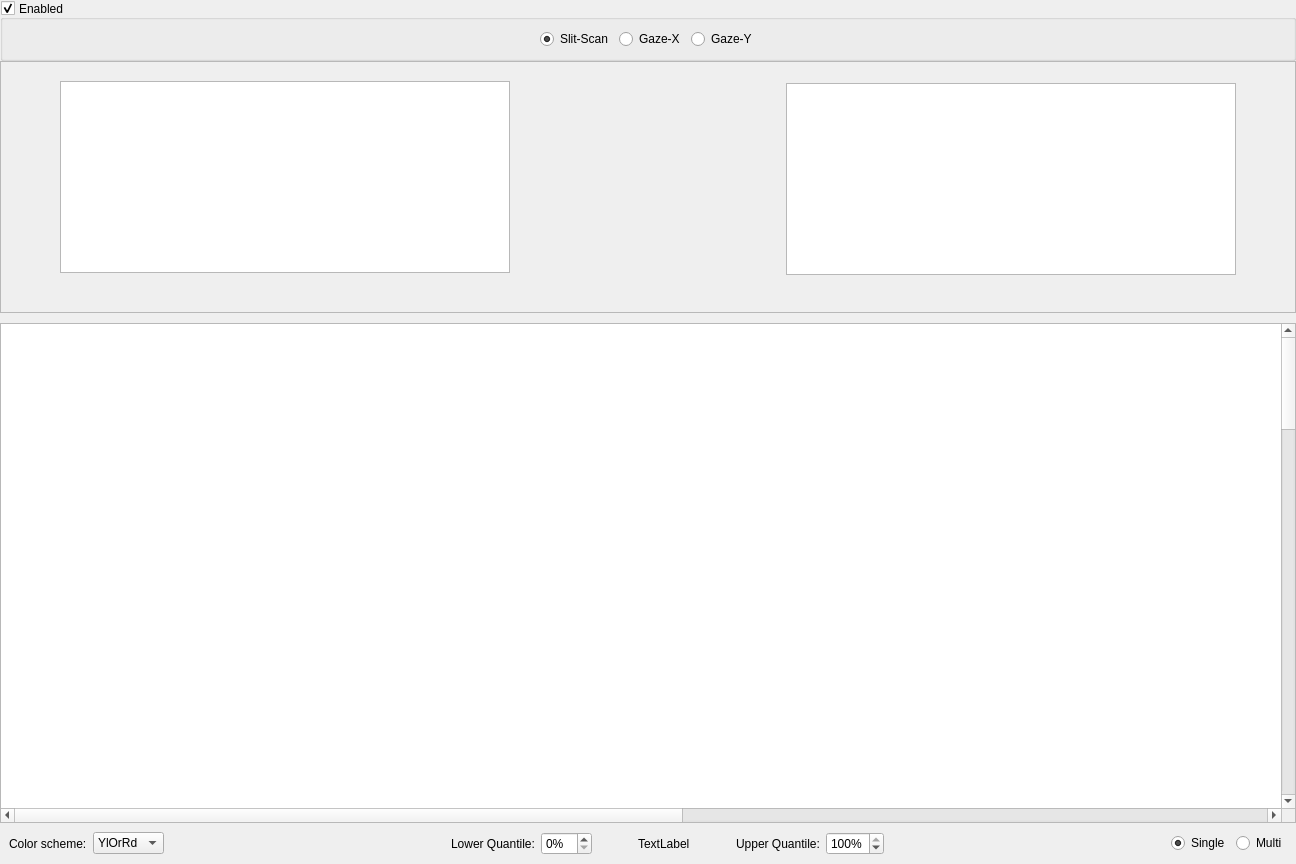
        <widget class="QWidget" name="matrixTab">
         <property name="sizePolicy">
          <sizepolicy hsizetype="Expanding" vsizetype="Expanding">
           <horstretch>0</horstretch>
           <verstretch>0</verstretch>
          </sizepolicy>
         </property>
         <attribute name="title">
          <string>Detail-View</string>
         </attribute>
         <layout class="QVBoxLayout" name="horizontalLayout">
          <property name="spacing">
           <number>0</number>
          </property>
          <property name="leftMargin">
           <number>0</number>
          </property>
          <property name="topMargin">
           <number>0</number>
          </property>
          <property name="rightMargin">
           <number>0</number>
          </property>
          <property name="bottomMargin">
           <number>0</number>
          </property>
          <item>
           <widget class="QGroupBox" name="groupBox">
            <property name="sizePolicy">
             <sizepolicy hsizetype="Preferred" vsizetype="Minimum">
              <horstretch>0</horstretch>
              <verstretch>0</verstretch>
             </sizepolicy>
            </property>
            <property name="maximumSize">
             <size>
              <width>16777215</width>
              <height>16777215</height>
             </size>
            </property>
            <property name="title">
             <string>Enabled</string>
            </property>
            <property name="alignment">
             <set>Qt::AlignLeading|Qt::AlignLeft|Qt::AlignVCenter</set>
            </property>
            <property name="flat">
             <bool>false</bool>
            </property>
            <property name="checkable">
             <bool>true</bool>
            </property>
            <layout class="QHBoxLayout" name="horizontalLayout_6">
             <item>
              <spacer name="horizontalSpacer_7">
               <property name="orientation">
                <enum>Qt::Horizontal</enum>
               </property>
               <property name="sizeHint" stdset="0">
                <size>
                 <width>40</width>
                 <height>10</height>
                </size>
               </property>
              </spacer>
             </item>
             <item>
              <widget class="QRadioButton" name="radioSlit">
               <property name="maximumSize">
                <size>
                 <width>120</width>
                 <height>16777215</height>
                </size>
               </property>
               <property name="text">
                <string>Slit-Scan</string>
               </property>
               <property name="checked">
                <bool>true</bool>
               </property>
              </widget>
             </item>
             <item>
              <widget class="QRadioButton" name="radioGazeX">
               <property name="maximumSize">
                <size>
                 <width>120</width>
                 <height>16777215</height>
                </size>
               </property>
               <property name="text">
                <string>Gaze-X</string>
               </property>
              </widget>
             </item>
             <item>
              <widget class="QRadioButton" name="radioGazeY">
               <property name="maximumSize">
                <size>
                 <width>120</width>
                 <height>16777215</height>
                </size>
               </property>
               <property name="text">
                <string>Gaze-Y</string>
               </property>
              </widget>
             </item>
             <item>
              <spacer name="horizontalSpacer_8">
               <property name="orientation">
                <enum>Qt::Horizontal</enum>
               </property>
               <property name="sizeHint" stdset="0">
                <size>
                 <width>40</width>
                 <height>10</height>
                </size>
               </property>
              </spacer>
             </item>
            </layout>
           </widget>
          </item>
          <item>
           <widget class="QFrame" name="header">
            <property name="sizePolicy">
             <sizepolicy hsizetype="Preferred" vsizetype="Minimum">
              <horstretch>0</horstretch>
              <verstretch>0</verstretch>
             </sizepolicy>
            </property>
            <property name="frameShape">
             <enum>QFrame::StyledPanel</enum>
            </property>
            <layout class="QGridLayout" name="gridLayout_3">
             <property name="spacing">
              <number>5</number>
             </property>
             <item row="1" column="0" rowspan="4">
              <spacer name="horizontalSpacer_5">
               <property name="orientation">
                <enum>Qt::Horizontal</enum>
               </property>
               <property name="sizeType">
                <enum>QSizePolicy::Fixed</enum>
               </property>
               <property name="sizeHint" stdset="0">
                <size>
                 <width>50</width>
                 <height>20</height>
                </size>
               </property>
              </spacer>
             </item>
             <item row="1" column="4" rowspan="4">
              <spacer name="horizontalSpacer_6">
               <property name="orientation">
                <enum>Qt::Horizontal</enum>
               </property>
               <property name="sizeType">
                <enum>QSizePolicy::Fixed</enum>
               </property>
               <property name="sizeHint" stdset="0">
                <size>
                 <width>50</width>
                 <height>20</height>
                </size>
               </property>
              </spacer>
             </item>
             <item row="5" column="1">
              <widget class="QLabel" name="leftParticipant">
               <property name="font">
                <font>
                 <pointsize>13</pointsize>
                </font>
               </property>
               <property name="text">
                <string/>
               </property>
               <property name="alignment">
                <set>Qt::AlignCenter</set>
               </property>
              </widget>
             </item>
             <item row="5" column="3">
              <widget class="QLabel" name="rightParticipant">
               <property name="font">
                <font>
                 <pointsize>13</pointsize>
                </font>
               </property>
               <property name="text">
                <string/>
               </property>
               <property name="alignment">
                <set>Qt::AlignCenter</set>
               </property>
              </widget>
             </item>
             <item row="3" column="1">
              <widget class="QGraphicsView" name="leftP">
               <property name="enabled">
                <bool>true</bool>
               </property>
               <property name="sizePolicy">
                <sizepolicy hsizetype="Fixed" vsizetype="Fixed">
                 <horstretch>0</horstretch>
                 <verstretch>0</verstretch>
                </sizepolicy>
               </property>
               <property name="minimumSize">
                <size>
                 <width>450</width>
                 <height>170</height>
                </size>
               </property>
               <property name="verticalScrollBarPolicy">
                <enum>Qt::ScrollBarAlwaysOff</enum>
               </property>
               <property name="horizontalScrollBarPolicy">
                <enum>Qt::ScrollBarAlwaysOff</enum>
               </property>
               <property name="sceneRect">
                <rectf>
                 <x>0.000000000000000</x>
                 <y>0.000000000000000</y>
                 <width>450.000000000000000</width>
                 <height>170.000000000000000</height>
                </rectf>
               </property>
               <property name="renderHints">
                <set>QPainter::Antialiasing|QPainter::TextAntialiasing</set>
               </property>
              </widget>
             </item>
             <item row="3" column="2">
              <widget class="QFrame" name="frame_2">
               <property name="sizePolicy">
                <sizepolicy hsizetype="Minimum" vsizetype="Minimum">
                 <horstretch>0</horstretch>
                 <verstretch>0</verstretch>
                </sizepolicy>
               </property>
               <property name="frameShape">
                <enum>QFrame::NoFrame</enum>
               </property>
               <property name="frameShadow">
                <enum>QFrame::Plain</enum>
               </property>
               <layout class="QHBoxLayout" name="horizontalLayout_7">
                <item>
                 <spacer name="horizontalSpacer_10">
                  <property name="orientation">
                   <enum>Qt::Horizontal</enum>
                  </property>
                  <property name="sizeHint" stdset="0">
                   <size>
                    <width>40</width>
                    <height>10</height>
                   </size>
                  </property>
                 </spacer>
                </item>
                <item>
                 <widget class="QFrame" name="frame_3">
                  <property name="sizePolicy">
                   <sizepolicy hsizetype="Preferred" vsizetype="Minimum">
                    <horstretch>0</horstretch>
                    <verstretch>0</verstretch>
                   </sizepolicy>
                  </property>
                  <property name="frameShape">
                   <enum>QFrame::NoFrame</enum>
                  </property>
                  <property name="frameShadow">
                   <enum>QFrame::Plain</enum>
                  </property>
                  <layout class="QVBoxLayout" name="verticalLayout_2">
                   <property name="spacing">
                    <number>9</number>
                   </property>
                   <item>
                    <widget class="QLabel" name="matrixMethod">
                     <property name="sizePolicy">
                      <sizepolicy hsizetype="Minimum" vsizetype="Minimum">
                       <horstretch>0</horstretch>
                       <verstretch>0</verstretch>
                      </sizepolicy>
                     </property>
                     <property name="minimumSize">
                      <size>
                       <width>150</width>
                       <height>0</height>
                      </size>
                     </property>
                     <property name="maximumSize">
                      <size>
                       <width>16777215</width>
                       <height>16777215</height>
                      </size>
                     </property>
                     <property name="font">
                      <font>
                       <pointsize>14</pointsize>
                       <weight>75</weight>
                       <bold>true</bold>
                      </font>
                     </property>
                     <property name="text">
                      <string/>
                     </property>
                     <property name="scaledContents">
                      <bool>false</bool>
                     </property>
                     <property name="alignment">
                      <set>Qt::AlignCenter</set>
                     </property>
                     <property name="wordWrap">
                      <bool>true</bool>
                     </property>
                    </widget>
                   </item>
                   <item>
                    <widget class="QLabel" name="matrixValue">
                     <property name="sizePolicy">
                      <sizepolicy hsizetype="Minimum" vsizetype="Minimum">
                       <horstretch>0</horstretch>
                       <verstretch>0</verstretch>
                      </sizepolicy>
                     </property>
                     <property name="minimumSize">
                      <size>
                       <width>150</width>
                       <height>0</height>
                      </size>
                     </property>
                     <property name="autoFillBackground">
                      <bool>false</bool>
                     </property>
                     <property name="text">
                      <string/>
                     </property>
                     <property name="alignment">
                      <set>Qt::AlignCenter</set>
                     </property>
                    </widget>
                   </item>
                   <item>
                    <spacer name="verticalSpacer">
                     <property name="orientation">
                      <enum>Qt::Vertical</enum>
                     </property>
                     <property name="sizeType">
                      <enum>QSizePolicy::MinimumExpanding</enum>
                     </property>
                     <property name="sizeHint" stdset="0">
                      <size>
                       <width>20</width>
                       <height>40</height>
                      </size>
                     </property>
                    </spacer>
                   </item>
                  </layout>
                 </widget>
                </item>
                <item>
                 <spacer name="horizontalSpacer_11">
                  <property name="orientation">
                   <enum>Qt::Horizontal</enum>
                  </property>
                  <property name="sizeHint" stdset="0">
                   <size>
                    <width>40</width>
                    <height>10</height>
                   </size>
                  </property>
                 </spacer>
                </item>
               </layout>
              </widget>
             </item>
             <item row="3" column="3" rowspan="2">
              <widget class="QGraphicsView" name="rightP">
               <property name="sizePolicy">
                <sizepolicy hsizetype="Fixed" vsizetype="Fixed">
                 <horstretch>0</horstretch>
                 <verstretch>0</verstretch>
                </sizepolicy>
               </property>
               <property name="minimumSize">
                <size>
                 <width>450</width>
                 <height>170</height>
                </size>
               </property>
               <property name="verticalScrollBarPolicy">
                <enum>Qt::ScrollBarAlwaysOff</enum>
               </property>
               <property name="horizontalScrollBarPolicy">
                <enum>Qt::ScrollBarAlwaysOff</enum>
               </property>
               <property name="sceneRect">
                <rectf>
                 <x>0.000000000000000</x>
                 <y>0.000000000000000</y>
                 <width>450.000000000000000</width>
                 <height>170.000000000000000</height>
                </rectf>
               </property>
              </widget>
             </item>
            </layout>
           </widget>
          </item>
          <item>
           <spacer name="verticalSpacer_3">
            <property name="orientation">
             <enum>Qt::Vertical</enum>
            </property>
            <property name="sizeType">
             <enum>QSizePolicy::Fixed</enum>
            </property>
            <property name="sizeHint" stdset="0">
             <size>
              <width>20</width>
              <height>10</height>
             </size>
            </property>
           </spacer>
          </item>
          <item>
           <widget class="SimilarityMatrixView" name="matrixView">
            <property name="sizePolicy">
             <sizepolicy hsizetype="Expanding" vsizetype="Expanding">
              <horstretch>0</horstretch>
              <verstretch>0</verstretch>
             </sizepolicy>
            </property>
            <property name="minimumSize">
             <size>
              <width>0</width>
              <height>500</height>
             </size>
            </property>
            <property name="maximumSize">
             <size>
              <width>16777215</width>
              <height>16777215</height>
             </size>
            </property>
            <property name="sizeIncrement">
             <size>
              <width>0</width>
              <height>0</height>
             </size>
            </property>
            <property name="baseSize">
             <size>
              <width>780</width>
              <height>780</height>
             </size>
            </property>
            <property name="font">
             <font>
              <pointsize>8</pointsize>
             </font>
            </property>
            <property name="frameShape">
             <enum>QFrame::StyledPanel</enum>
            </property>
            <property name="sceneRect">
             <rectf>
              <x>0.000000000000000</x>
              <y>0.000000000000000</y>
              <width>2400.000000000000000</width>
              <height>2400.000000000000000</height>
             </rectf>
            </property>
           </widget>
          </item>
          <item>
           <widget class="QFrame" name="frame_4">
            <property name="sizePolicy">
             <sizepolicy hsizetype="Preferred" vsizetype="Minimum">
              <horstretch>0</horstretch>
              <verstretch>0</verstretch>
             </sizepolicy>
            </property>
            <property name="minimumSize">
             <size>
              <width>0</width>
              <height>0</height>
             </size>
            </property>
            <property name="frameShape">
             <enum>QFrame::NoFrame</enum>
            </property>
            <property name="frameShadow">
             <enum>QFrame::Plain</enum>
            </property>
            <property name="lineWidth">
             <number>1</number>
            </property>
            <layout class="QHBoxLayout" name="horizontalLayout_8">
             <item>
              <widget class="QLabel" name="label_3">
               <property name="text">
                <string>Color scheme:</string>
               </property>
              </widget>
             </item>
             <item>
              <widget class="QComboBox" name="comboBaseColor">
               <item>
                <property name="text">
                 <string>YlOrRd</string>
                </property>
               </item>
               <item>
                <property name="text">
                 <string>YlGnBu</string>
                </property>
               </item>
               <item>
                <property name="text">
                 <string>BuGn</string>
                </property>
               </item>
              </widget>
             </item>
             <item>
              <spacer name="horizontalSpacer_13">
               <property name="orientation">
                <enum>Qt::Horizontal</enum>
               </property>
               <property name="sizeHint" stdset="0">
                <size>
                 <width>40</width>
                 <height>20</height>
                </size>
               </property>
              </spacer>
             </item>
             <item>
              <widget class="QLabel" name="label">
               <property name="text">
                <string>Lower Quantile:</string>
               </property>
              </widget>
             </item>
             <item>
              <widget class="QSpinBox" name="spinLowerQuantile">
               <property name="minimumSize">
                <size>
                 <width>50</width>
                 <height>0</height>
                </size>
               </property>
               <property name="buttonSymbols">
                <enum>QAbstractSpinBox::UpDownArrows</enum>
               </property>
               <property name="accelerated">
                <bool>true</bool>
               </property>
               <property name="showGroupSeparator" stdset="0">
                <bool>false</bool>
               </property>
               <property name="suffix">
                <string>%</string>
               </property>
              </widget>
             </item>
             <item>
              <spacer name="horizontalSpacer_14">
               <property name="orientation">
                <enum>Qt::Horizontal</enum>
               </property>
               <property name="sizeType">
                <enum>QSizePolicy::Fixed</enum>
               </property>
               <property name="sizeHint" stdset="0">
                <size>
                 <width>40</width>
                 <height>20</height>
                </size>
               </property>
              </spacer>
             </item>
             <item>
              <widget class="QLabel" name="colorSchemeLabel">
               <property name="maximumSize">
                <size>
                 <width>100</width>
                 <height>16777215</height>
                </size>
               </property>
               <property name="toolTip">
                <string>From Low similarity to High similarity</string>
               </property>
               <property name="text">
                <string>TextLabel</string>
               </property>
              </widget>
             </item>
             <item>
              <spacer name="horizontalSpacer_15">
               <property name="orientation">
                <enum>Qt::Horizontal</enum>
               </property>
               <property name="sizeType">
                <enum>QSizePolicy::Fixed</enum>
               </property>
               <property name="sizeHint" stdset="0">
                <size>
                 <width>40</width>
                 <height>20</height>
                </size>
               </property>
              </spacer>
             </item>
             <item>
              <widget class="QLabel" name="label_2">
               <property name="text">
                <string>Upper Quantile:</string>
               </property>
              </widget>
             </item>
             <item>
              <widget class="QSpinBox" name="spinUpperQuantile">
               <property name="minimumSize">
                <size>
                 <width>50</width>
                 <height>0</height>
                </size>
               </property>
               <property name="accelerated">
                <bool>true</bool>
               </property>
               <property name="suffix">
                <string>%</string>
               </property>
               <property name="maximum">
                <number>100</number>
               </property>
               <property name="value">
                <number>100</number>
               </property>
              </widget>
             </item>
             <item>
              <spacer name="horizontalSpacer_12">
               <property name="orientation">
                <enum>Qt::Horizontal</enum>
               </property>
               <property name="sizeHint" stdset="0">
                <size>
                 <width>40</width>
                 <height>20</height>
                </size>
               </property>
              </spacer>
             </item>
             <item>
              <widget class="QRadioButton" name="radioSingle">
               <property name="text">
                <string>Single</string>
               </property>
               <property name="checked">
                <bool>true</bool>
               </property>
              </widget>
             </item>
             <item>
              <widget class="QRadioButton" name="radioMulti">
               <property name="text">
                <string>Multi</string>
               </property>
              </widget>
             </item>
            </layout>
           </widget>
          </item>
         </layout>
        </widget>
